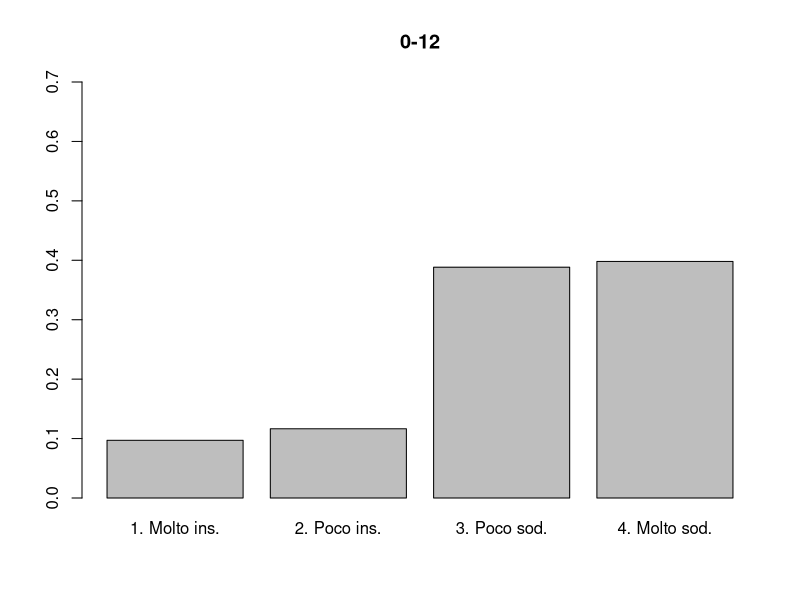
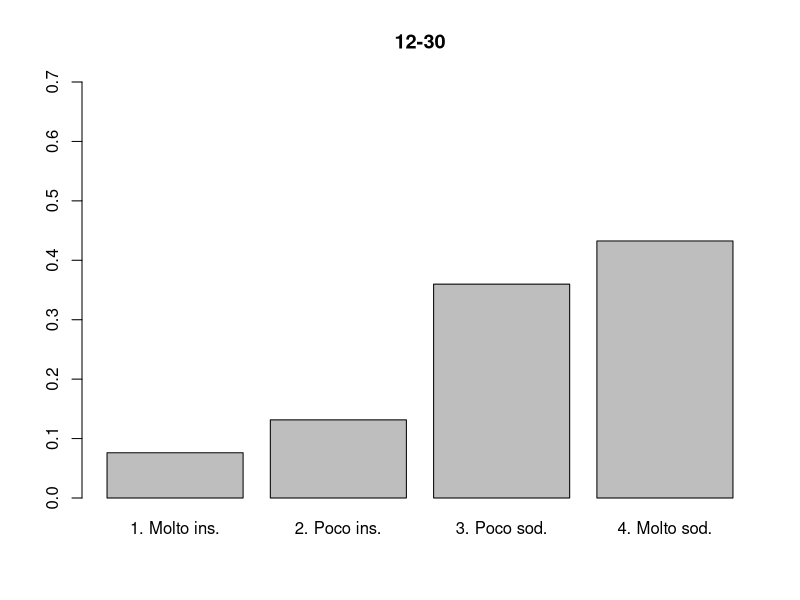
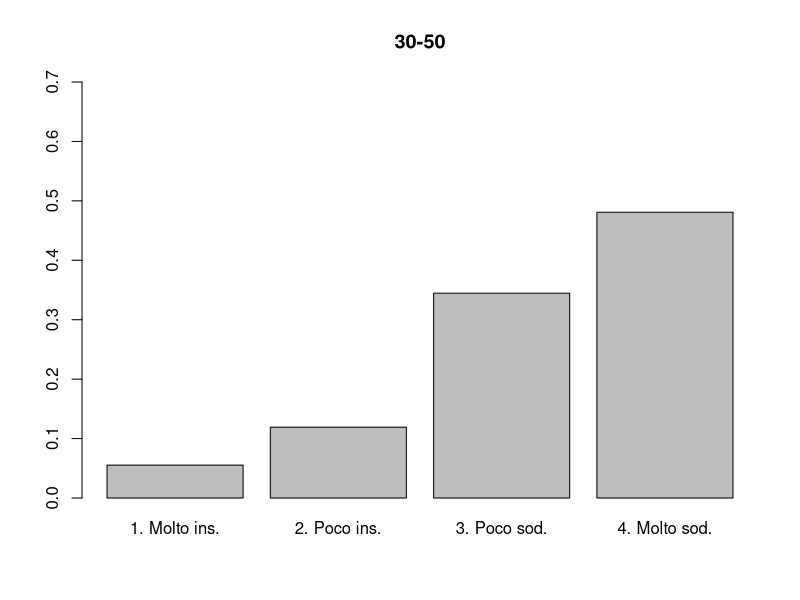
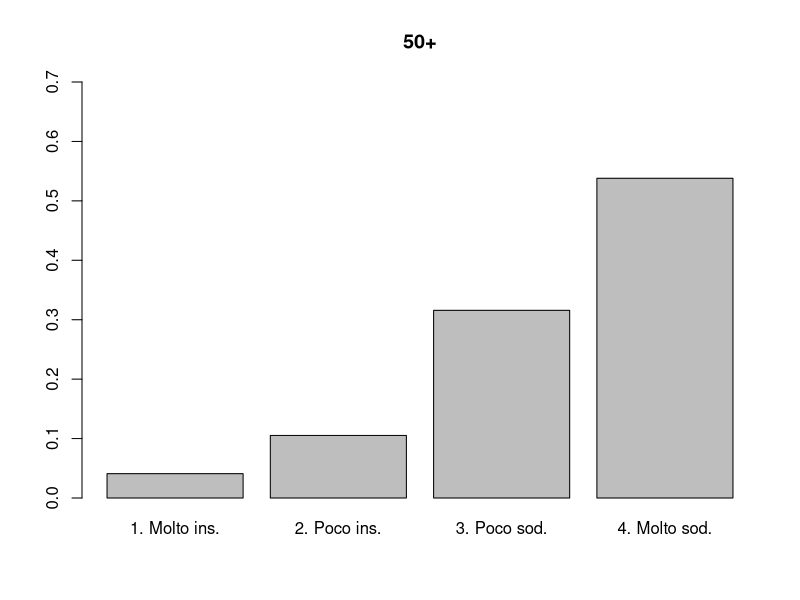

These figures' R source, in order:
## ---- chunk 1
knitr::opts_chunk$set(echo = F, eval = T, message = F, warning = F, error = F, comment = NA, cache = F, include = T, R.options = list(width = 100), collapse = T, dpi = 200, fig.align = "center", fig.height = 4, fig.width = 8)
## ---- chunk 2
tab = matrix(c(20,22,13,7,24,38,28,18,80,104,81,54,82,125,113,92), nrow = 4)
rownames(tab) = c("0-12", "12-30", "30-50", "50+")
colnames(tab) = c("1. Molto ins.", "2. Poco ins.", "3. Poco sod.", "4. Molto sod.")

for(i in 1:4)
{
  barplot(tab[i,]/sum(tab[i,]) ~ colnames(tab), ylim = c(0,0.7), xlab = "", ylab = "", main = rownames(tab)[i])
}
